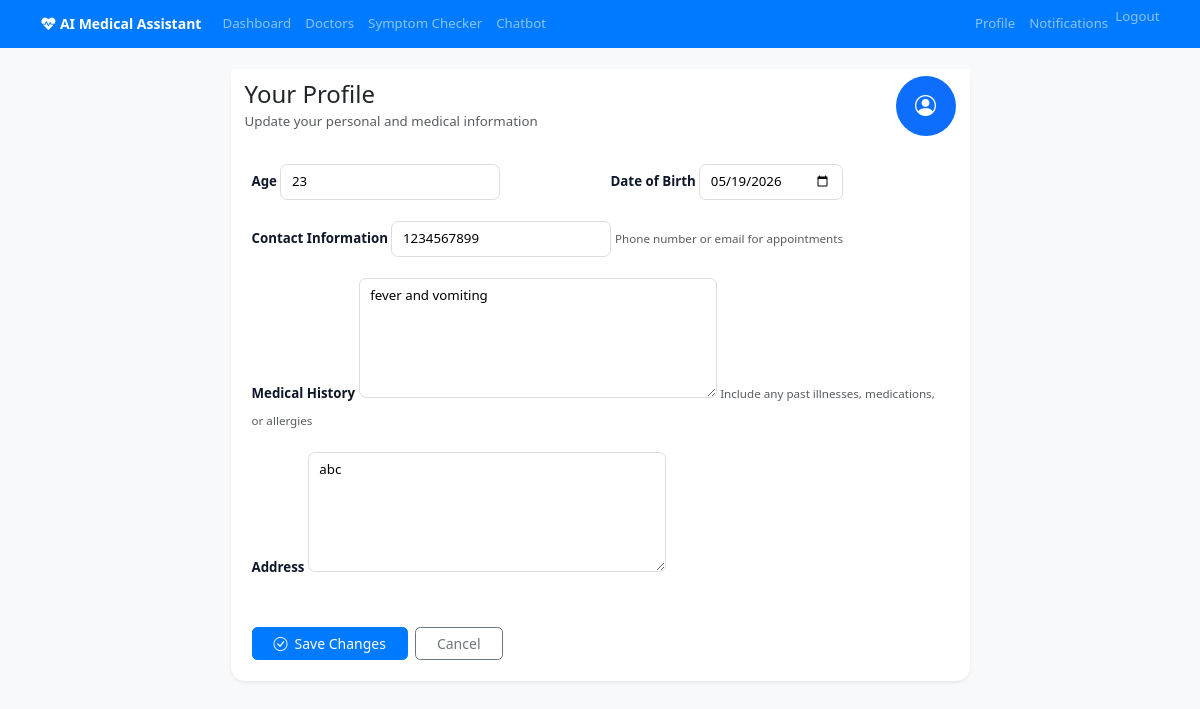
Screenshot of /api/users/profile/ (signed in) with the database file from the repository.
### users/models.py (models this page shows, shortened)
class Patient(models.Model):
    user = models.OneToOneField(User, on_delete=models.CASCADE)
    age = models.PositiveIntegerField(null=True, blank=True)
    medical_history = models.TextField(blank=True)
    contact_info = models.CharField(max_length=255, blank=True)
    date_of_birth = models.DateField(null=True, blank=True)
    address = models.TextField(blank=True)

### users/views.py (the view)
# urls.py: path('profile/', views.patient_profile, name='patient_profile'),
@login_required
def patient_profile(request):
    patient, created = Patient.objects.get_or_create(user=request.user)
    if request.method == 'POST':
        form = PatientForm(request.POST, instance=patient)
        if form.is_valid():
            form.save()
            messages.success(request, 'Profile updated successfully.')
            return redirect('patient_profile')
    else:
        form = PatientForm(instance=patient)
    return render(request, 'users/patient_profile.html', {'form': form})

### users/forms.py
class PatientForm(forms.ModelForm):
    class Meta:
        model = Patient
        fields = ['age', 'medical_history', 'contact_info', 'date_of_birth', 'address']
        widgets = {
            'date_of_birth': forms.DateInput(attrs={'type': 'date'}),
            'medical_history': forms.Textarea(attrs={'rows': 4}),
            'address': forms.Textarea(attrs={'rows': 3}),
        }

### main/context_processors.py (called while the page is built)
def dashboard_url(request):
    if not request.user.is_authenticated:
        return {'dashboard_url': 'dashboard'}
    if Doctor.objects.filter(user=request.user).exists():
        return {'dashboard_url': 'doctor_dashboard'}
    if request.user.is_staff:
        return {'dashboard_url': 'admin:index'}
    return {'dashboard_url': 'dashboard'}

### templates/users/patient_profile.html (shortened to what this page needs)
{% extends 'base.html' %}
{% block content %}
<div class="row">
    <div class="col-lg-8 mx-auto">
        <div class="card rounded-4 shadow-sm border-0 mb-4">
            <div class="card-header bg-white border-0">
                <div class="d-flex align-items-center justify-content-between">
                    <div>
                        <h2 class="card-title mb-1">Your Profile</h2>
                        <p class="text-muted mb-0">Update your personal and medical information</p>
                    </div>
                    <div class="icon-box bg-primary text-white rounded-circle p-3" style="width: 60px; height: 60px; display: flex; align-items: center; justify-content: center;">
                        <i class="bi bi-person-circle fs-4"></i>
                    </div>
                </div>
            </div>
            <div class="card-body p-4">
                <form method="post" class="needs-validation">
                    <div class="row g-4">
                        <div class="col-md-6">
                            <div class="form-group">
                                <label for="{{ form.age.id_for_label }}" class="form-label fw-semibold">Age</label>
                                {{ form.age }}
                            </div>
                        </div>
                        <div class="col-md-6">
                            <div class="form-group">
                                <label for="{{ form.date_of_birth.id_for_label }}" class="form-label fw-semibold">Date of Birth</label>
                                {{ form.date_of_birth }}
                            </div>
                        </div>
                    </div>
                    <div class="form-group mt-4">
                        <label for="{{ form.contact_info.id_for_label }}" class="form-label fw-semibold">Contact Information</label>
                        {{ form.contact_info }}
                        <small class="form-text text-muted">Phone number or email for appointments</small>
                    </div>
                    <div class="form-group mt-4">
                        <label for="{{ form.medical_history.id_for_label }}" class="form-label fw-semibold">Medical History</label>
                        {{ form.medical_history }}
                        <small class="form-text text-muted">Include any past illnesses, medications, or allergies</small>
                    </div>
                    <div class="form-group mt-4">
                        <label for="{{ form.address.id_for_label }}" class="form-label fw-semibold">Address</label>
                        {{ form.address }}
                    </div>
                    <div class="d-flex gap-2 mt-5">
                        <button type="submit" class="btn btn-primary px-4">
                            <i class="bi bi-check-circle me-2"></i>Save Changes
                        </button>
                        <a href="{% url 'dashboard' %}" class="btn btn-outline-secondary px-4">Cancel</a>
                    </div>
                </form>
            </div>
        </div>
    </div>
</div>
{% endblock %}

### static/css/style.css (style rules this page uses)
html { font-size: 14px; }
body { font-family: 'Segoe UI', Tahoma, Geneva, Verdana, sans-serif; background-color: #eef5ff; font-size: 0.95rem; }
h2 { font-size: clamp(1.4rem, 2vw, 2rem); }
.btn-primary { background-color: #007bff; border-color: #007bff; }
.card-header { background-color: #ffffff !important; }

### templates/base.html (style rules this page uses)
body { background-color: #f8f9fa; }
.card { border: none; box-shadow: 0 2px 4px rgba(0,0,0,0.1); }
.btn-primary { background-color: #007bff; border-color: #007bff; }

### templates/users/patient_profile.html (style rules this page uses)
#id_age, #id_contact_info, #id_date_of_birth, #id_medical_history, #id_address { border: 1px solid #ddd; border-radius: 0.5rem; padding: 0.5rem 0.75rem; }
.form-label { color: #0f172a; margin-bottom: 0.5rem; }
#id_medical_history, #id_address { resize: vertical; min-height: 120px; }

### rows the page displays
Patient: age "23", date_of_birth "05/19/2026", contact_info "1234567899", medical_history "fever and vomiting", address "abc"
